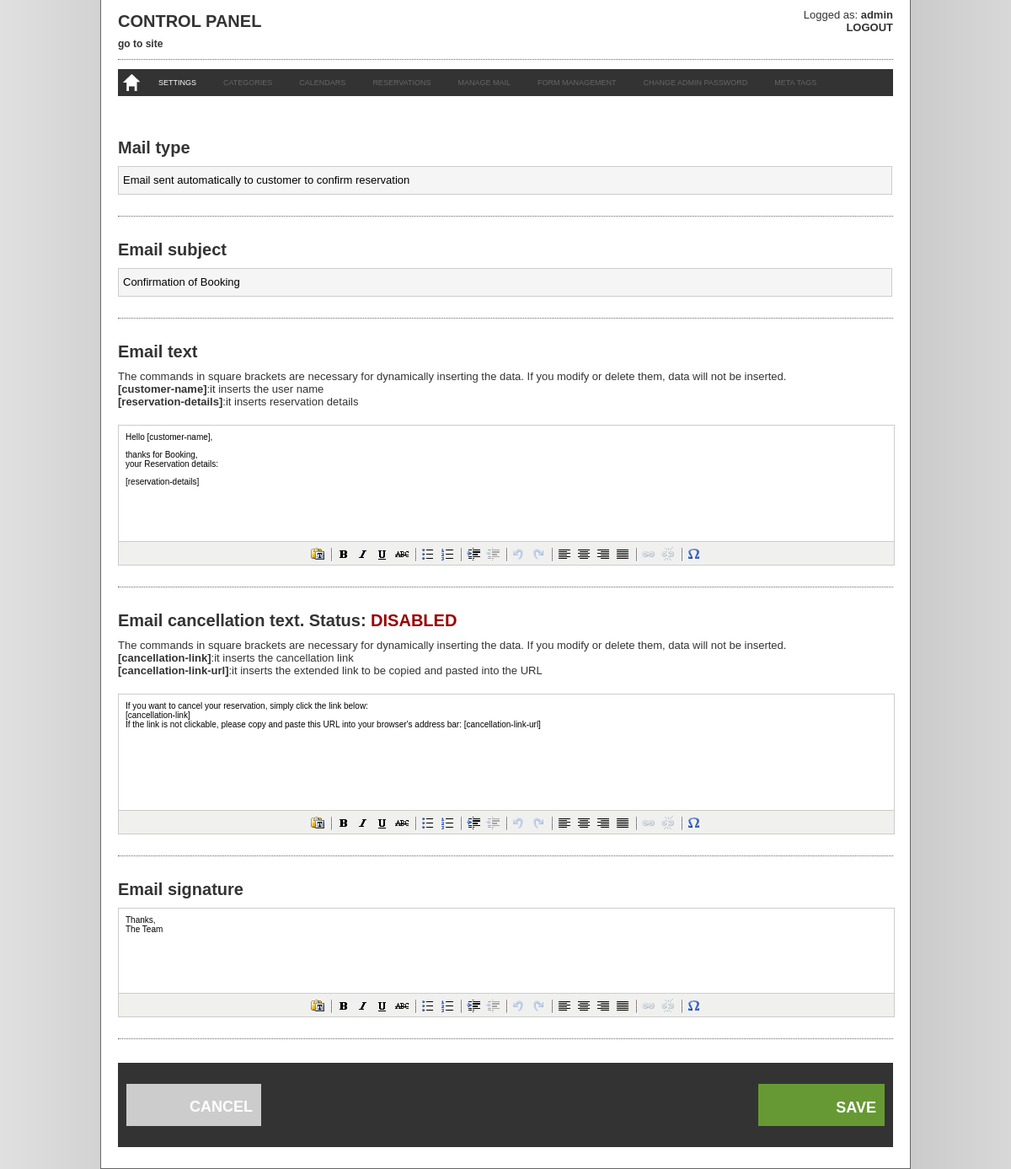
The app's page /admin/new_mail.php?mail_id=1 (signed in) with its own data.
### tables this page shows
CREATE TABLE `booking_texts` (
  `text_id` int(11) unsigned NOT NULL AUTO_INCREMENT,
  `page_id` int(11) NOT NULL,
  `text_label` varchar(255) NOT NULL DEFAULT '',
  `text_value` text NOT NULL,
  PRIMARY KEY (`text_id`)
);

### admin/common.php (called while the page is built, shortened)
<?php
include_once dirname(__FILE__).'/class/settings.class.php';
$settingObj = new setting();
include_once dirname(__FILE__).'/class/mail.class.php';
include_once dirname(__FILE__).'/class/lang.class.php';
$mailObj = new email();
$langObj = new lang();
?>

### admin/class/lang.class.php (called while the page is built, shortened)
<?php
class lang {
	private function doLanguageQuery($label) {
		$languageQry = mysql_query("SELECT * FROM booking_texts WHERE text_label='".mysql_real_escape_string($label)."'");
		return stripslashes(mysql_result($languageQry,0,'text_value'));
	}
	public function getLabel($label) {
		return lang::doLanguageQuery($label);
	}
}
?>

### admin/class/settings.class.php (called while the page is built, shortened)
<?php
class setting {
	private function doSettingQuery($setting) {
		$settingQry = mysql_query("SELECT * FROM booking_config WHERE config_name='".mysql_real_escape_string($setting)."'");
		return mysql_result($settingQry,0,'config_value');
	}
	public function getReservationConfirmationMode() {
		return setting::doSettingQuery('reservation_confirmation_mode');
	}
	public function getSiteDomain() {
		return setting::doSettingQuery('site_domain');
	}
	public function getReservationCancel() {
		return setting::doSettingQuery('reservation_cancel');
	}
}
?>

### admin/class/mail.class.php (called while the page is built, shortened)
<?php
class email {
	private static $mail_id;
	private static $mailQry;
	public function setMail($id) {
		$mailQry = mysql_query("SELECT * FROM booking_emails WHERE email_id = '".mysql_real_escape_string($id)."'");
		$mailRow = mysql_fetch_array($mailQry);
		email::$mailQry = $mailRow;
		email::$mail_id=$mailRow["email_id"];
	}
	public function getMailId() {
		return email::$mail_id;
	}
	public function getMailName() {
		return stripslashes(email::$mailQry["email_name"]);
	}
	public function getMailSubject() {
		return stripslashes(email::$mailQry["email_subject"]);
	}
}
?>

### admin/new_mail.php (the view, shortened to what this page needs)
<?php
include 'common.php';
$mail_id=$_GET["mail_id"];
$mailObj->setMail($mail_id);
include 'include/header.php';
?>
<div id="top_bg_container_all">
    <div id="container_all">
        <div id="container_content">
        <?php
        include 'include/menu.php';
        ?>
        <div id="form_container">
        	<form name="editsettings" action="" method="post" onsubmit="return checkData(this);" tmt:validate="true">
                <div id="label_input">
                    <div class="label_title"><label for="mail_name"><?php echo $langObj->getLabel("MAIL_NAME_LABEL"); ?></label></div>
                </div>
                <div id="input_box">
                    <input type="text" class="long_input_box" id="mail_name" name="mail_name" value="<?php echo $mailObj->getMailName(); ?>">
                </div>
            	<div id="rowspace"></div>
                <div id="rowline"></div>
                <div id="rowspace"></div>
                <div id="label_input">
                    <div class="label_title"><label for="mail_subject"><?php echo $langObj->getLabel("MAIL_SUBJECT_LABEL"); ?></label></div>
                </div>
                <div id="input_box">
                    <input type="text" class="long_input_box" id="mail_subject" name="mail_subject" value="<?php echo $mailObj->getMailSubject(); ?>" tmt:required="true" tmt:message="<?php echo $langObj->getLabel("MAIL_SUBJECT_ALERT"); ?>">
                </div>
                <div id="rowspace"></div>
                <div id="rowline"></div>
                <div id="rowspace"></div>
                <div id="label_input">
                    <div class="label_title"><label for="mail_text"><?php echo $langObj->getLabel("MAIL_TEXT_LABEL"); ?></label></div>
                    <div class="label_subtitle" style="padding: 10px 0; font-size: 13px;"><?php echo $langObj->getLabel("MAIL_TEXT_SUBLABEL1"); ?><br /><strong><?php echo $langObj->getLabel("MAIL_TEXT_SUBLABEL2"); ?></strong>:<?php echo $langObj->getLabel("MAIL_TEXT_SUBLABEL3"); ?><br /><strong><?php echo $langObj->getLabel("MAIL_TEXT_SUBLABEL4"); ?></strong>:<?php echo $langObj->getLabel("MAIL_TEXT_SUBLABEL5"); ?><br />
                    </div>
                </div>
                <div id="input_box">
                </div>
                <div id="rowspace"></div>
                <div id="rowline"></div>
                <div id="rowspace"></div>
                <?php
				if($mailObj->getMailId() == 1 || $mailObj->getMailId() == 4) {
				?>
                <div id="label_input">
                    <div class="label_title"><label for="mail_cancel_text"><?php echo $langObj->getLabel("MAIL_CANCEL_TEXT_LABEL"); ?></label> <?php echo $langObj->getLabel("MAIL_CANCEL_TEXT_SUBLABEL1"); ?> <?php if($settingObj->getReservationCancel() == "1") { echo "<span style='color:#669900'>".$langObj->getLabel("MAIL_ENABLED")."</span>"; } else { echo "<span style='color:#990000'>".$langObj->getLabel("MAIL_DISABLED")."</span>"; }?></div>
                    <div class="label_subtitle" style="padding: 10px 0; font-size: 13px;"><?php echo $langObj->getLabel("MAIL_CANCEL_TEXT_SUBLABEL2"); ?><br /><strong><?php echo $langObj->getLabel("MAIL_CANCEL_TEXT_SUBLABEL3"); ?></strong>:<?php echo $langObj->getLabel("MAIL_CANCEL_TEXT_SUBLABEL4"); ?><br /><strong><?php echo $langObj->getLabel("MAIL_CANCEL_TEXT_SUBLABEL5"); ?></strong>:<?php echo $langObj->getLabel("MAIL_CANCEL_TEXT_SUBLABEL6"); ?><br />
                </div>
                <div id="input_box">
                </div>
                <div id="rowspace"></div>
                <div id="rowline"></div>
                <div id="rowspace"></div>
                <?php
				}
				?>
                <div id="label_input">
                    <div class="label_title"><label for="mail_signature"><?php echo $langObj->getLabel("MAIL_SIGNATURE_LABEL"); ?></label></div>
                </div>
                <div id="input_box">
                </div>
                <div id="rowspace"></div>
                <div id="rowline"></div>
                <div id="rowspace"></div>
                <div class="bridge_buttons_container">
                    <div ><a href="javascript:document.location.href='mails.php';" class="cancel_button"><?php echo $langObj->getLabel("MAIL_CANCEL_BUTTON"); ?></a></div>
                    <div style="margin-left:750px"><input type="submit" id="apply_button" name="saveunpublish" value="<?php echo $langObj->getLabel("MAIL_SAVE_BUTTON"); ?>"></div>
                </div>
                <div id="rowspace"></div>
             </form>
         </div>
        </div>
    </div>
</div>
<?php
include 'include/footer.php';
?>

### admin/include/menu.php (shortened to what this page needs)
<div id="header_container">
	<?php
    if(isset($_SESSION["admin_id"]) && $_SESSION["admin_id"] != 0) {
	?>
        <div class="header_left">
            <div class="header_title"><h1><?php echo $langObj->getLabel("MENU_CONTROL_PANEL_TITLE"); ?></h1></div>
            <div class="link_website"><a href="../" target="_blank"><?php echo $langObj->getLabel("MENU_GO_TO_SITE"); ?></a></div>
        </div>
        <div class="header_identity_container">
            <div class="header_identity"><?php echo $langObj->getLabel("MENU_LOGGED_AS"); ?> <strong><?php echo $_SESSION["admin_name"]?></strong></div>
            <div class="header_logout"><strong><a href="logout.php"><?php echo $langObj->getLabel("MENU_LOGOUT"); ?></a></strong></div>
        </div>
        <div class="line_dotted"></div>
    <?php
	}
	?>
</div>
<div id="menu_container">
    <div id="menu">
    <ul>
        <?php
        if(isset($_SESSION["admin_id"]) && $_SESSION["admin_id"] != 0) {
		?>
        	<li><a href="welcome.php" class="home_button"></a></li>
            <?php
			if($settingObj->getReservationConfirmationMode() == 0 && $settingObj->getSiteDomain() == '') {
				?>
                <li><a href="configuration.php" <?php if(stristr($_SERVER["SCRIPT_NAME"],"configuration.php")) { echo "style='background-color: #666;'"; }?>><?php echo $langObj->getLabel("MENU_SETTINGS"); ?></a></li>
                <li><a href="#" style='color: #666;'><?php echo $langObj->getLabel("MENU_CATEGORIES"); ?></a></li>
                <li><a href="#" style='color: #666;'><?php echo $langObj->getLabel("MENU_CALENDARS"); ?></a></li>
				<li><a href="#" style='color: #666;'><?php echo $langObj->getLabel("MENU_RESERVATIONS"); ?></a></li>
                <li><a href="#" style='color: #666;'><?php echo $langObj->getLabel("MENU_MANAGE_MAIL"); ?></a></li>
				<li><a href="#" style='color: #666;'><?php echo $langObj->getLabel("MENU_FORM_MANAGEMENT"); ?></a></li>
				<li><a href="#" style='color: #666;'><?php echo $langObj->getLabel("MENU_CHANGE_ADMIN_PASSWORD"); ?></a></li>
                <li><a href="#" style='color: #666;'><?php echo $langObj->getLabel("MENU_META_TAGS"); ?></a></li>
				<?php
			}
			?>
        <?php
		}
		?>
    </ul>
   </div>
</div>

### admin/css/style.css (style rules this page uses)
body { background: url(../images/bg.png) top center repeat-y; padding: 0px; margin: 0px; font-family:Arial, Helvetica, sans-serif; font-size:12px; color:#333; }
h1 { font-size: 20px; font-weight: bold; margin: 0px; padding: 0px; }
#top_bg_container_all { padding: 0px; margin: 0px; height: 73px; }
#container_all { width: 960px; border: 1px solid #666; border-top: none; margin-left: auto; margin-right: auto; background: #fff; }
#container_content { width: 920px; margin-left: auto; margin-right: auto; }
.header_left { float: left; }
.header_title { width: 500px; height: 35px; line-height: 50px; }
.link_website { height: 20px; padding: 10px 0 5px; font-weight: bold; }
.link_website a { color: #333; text-decoration: none; font-weight: bold; }
.header_identity_container { float: right; text-align: right; font-size: 13px; }
.header_identity { margin-top: 10px; }
.header_logout a { text-decoration: none; color: #333; }
.line_dotted { width: 920px; height: 1px; border-top: 1px dotted #666666; }
#menu_container { width: 920px; height: 32px; margin-top: 10px; margin-left: auto; margin-right: auto; background: #333; z-index: 100; }
#menu { padding:0; margin:0; }
#menu ul { padding:0; margin:0; }
#menu li { position: relative; float: left; list-style: none; margin: 0; padding:0; font-size:9px; }
#menu li a { height: 32px; display: block; padding: 0 16px; text-decoration:none; text-align: center; line-height: 32px; background-color: #333; color: #fff; cursor: pointer; }
.home_button { height: 32px; background-image: url(../images/buttons/home.png); background-position: top left; }
#form_container { margin-top:50px; width:920px; }
.label_title { font-size: 20px; font-weight: bold; }
.label_subtitle { font-size: 14px; }
#input_box { margin-top: 10px; }
#rowspace { clear: both; height:25px; }
#rowline { height:3px; width:920px; border-top: 1px dotted #666; }
.long_input_box { width: 910px; height: 30px; line-height: 30px; padding-left: 5px; border: 1px solid #ccc; background-color: #F5F5F5; font-size: 13px; }
.bridge_buttons_container { width: 920px; height: 100px; background-color: #333; }
.cancel_button { background-color:#CCC; line-height: 54px; text-align: right; padding-right: 10px; display: block; font-weight: bold; font-size: 18px; text-decoration: none; border: none; cursor: pointer; float: left; width: 150px; height: 50px; margin-top: 25px; margin-left: 10px; color:#FFF; }
#apply_button { float: left; width: 150px; height: 50px; line-height: 54px; text-align: right; padding-right: 10px; display: block; font-weight: bold; font-size: 18px; text-decoration: none; border: none; margin-top: 25px; margin-left: 10px; background-color: #693; color:#FFF; }

### admin/js/tiny_mce/themes/advanced/skins/default/content.css (style rules this page uses)
body, td, pre { color:#000; font-family:Verdana, Arial, Helvetica, sans-serif; font-size:10px; margin:8px; }
body { background:#FFF; }
h1 { font-size: 2em }

### records on screen
booking_texts: text_value "CONTROL PANEL"
booking_texts: text_value "go to site"
booking_texts: text_value "Logged as:"
booking_texts: text_value "LOGOUT"
booking_texts: text_value "SETTINGS"
booking_texts: text_value "CATEGORIES"
booking_texts: text_value "CALENDARS"
booking_texts: text_value "RESERVATIONS"
booking_texts: text_value "MANAGE MAIL"
booking_texts: text_value "FORM MANAGEMENT"
booking_texts: text_value "CHANGE ADMIN PASSWORD"
booking_texts: text_value "META TAGS"
booking_texts: text_value "Mail type"
booking_texts: text_value "Email subject"
booking_texts: text_value "Email text"
booking_texts: text_value "The commands in square brackets are necessary for dynamically inserting the data. If you modify or delete them, data will not be inserted."
booking_texts: text_value "[customer-name]"
booking_texts: text_value "it inserts the user name"
booking_texts: text_value "[reservation-details]"
booking_texts: text_value "it inserts reservation details"
booking_texts: text_value "Email cancellation text."
booking_texts: text_value "Status:"
booking_texts: text_value "DISABLED"
booking_texts: text_value "The commands in square brackets are necessary for dynamically inserting the data. If you modify or delete them, data will not be inserted."
booking_texts: text_value "[cancellation-link]"
booking_texts: text_value "it inserts the cancellation link"
booking_texts: text_value "[cancellation-link-url]"
booking_texts: text_value "it inserts the extended link to be copied and pasted into the URL"
booking_texts: text_value "Email signature"
booking_texts: text_value "CANCEL"
booking_texts: saveunpublish "SAVE"

### other values on screen
$_SESSION["admin_name"] "admin"
